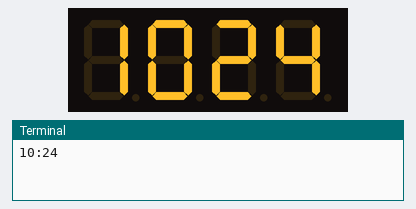
Bench run of a program on a simulated Raspberry Pi (BCM pin numbers). Shown: 4-digit seven-segment display, the last lines printed to the terminal. The clock reads 2024-03-15 10:24:30 at power-on unless the program sets it.

Above: at 0.1 s.
At 63.5 s:
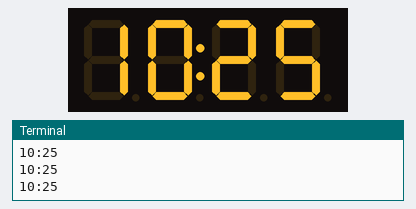
At 129.0 s:
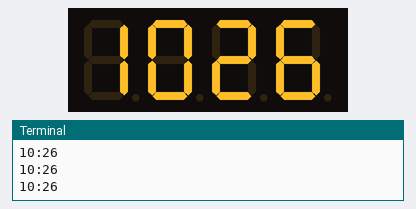

The program:

clock.py
```python
from datetime import datetime, date, time, timezone
import schedule
from adafruit_ht16k33 import segments
import board
import busio

# Setup display hardware
i2c = busio.I2C(board.SCL, board.SDA)
clockDisplay = segments.Seg7x4(i2c, address=0x70)  # white


def clock():
    dt = datetime.now()
    clock = '%02d:%02d' % (dt.hour, dt.minute)

    clockDisplay.print(clock)
    if dt.second % 2:
        clockDisplay.print(':')
    else:
        clockDisplay.print(';')

    print(clock)


clock()

schedule.every(1).seconds.do(clock)

while True:
    schedule.run_pending()
```
